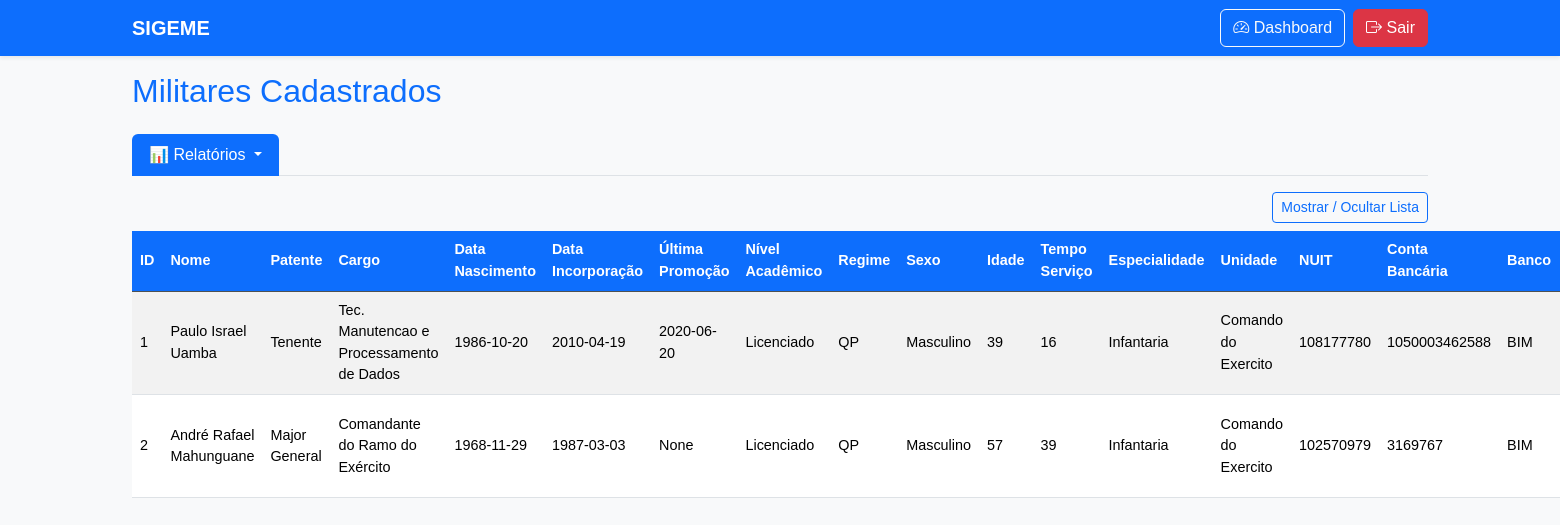
The page /militares on the database its author committed.
### app.py (models this page shows)
class Militar(db.Model):
    __tablename__ = 'militares'
    id = db.Column(db.Integer, primary_key=True)
    foto = db.Column(db.String(200))
    familiares = db.relationship("Familiar", back_populates="militar", cascade="all, delete-orphan")
    formacoes = db.relationship("Formacao", back_populates="militar", cascade="all, delete-orphan")
    lista_funcoes = db.relationship("Funcao", back_populates="militar", cascade="all, delete-orphan")
    promocoes = db.relationship("Promocao", back_populates="militar", cascade="all, delete-orphan")
    linguas = db.relationship("Lingua", back_populates="militar", cascade="all, delete-orphan")
    nome_completo = db.Column(db.String, nullable=False)
    sexo = db.Column(db.String)
    data_nascimento = db.Column(db.Date)
    idade = db.Column(db.Integer)
    altura = db.Column(db.Integer)
    numero_calcado = db.Column(db.Integer)
    nacionalidade = db.Column(db.String)
    email = db.Column(db.String)
    contacto1 = db.Column(db.String)
    contacto2 = db.Column(db.String)
    patente = db.Column(db.String)
    cargo_funcao = db.Column(db.String)
    regime = db.Column(db.String)
    nuit = db.Column(db.String)
    numero_bi = db.Column(db.String)
    data_emissao_bi = db.Column(db.Date)
    numero_bi_militar = db.Column(db.String)
    validade_bi_militar = db.Column(db.Date)
    numero_passaporte = db.Column(db.String)
    data_emissao_passaporte = db.Column(db.Date)
    pais_nascimento = db.Column(db.String)
    provincia_nascimento = db.Column(db.String)
    distrito_nascimento = db.Column(db.String)
    posto_administrativo = db.Column(db.String)
    localidade = db.Column(db.String)
    estado_civil = db.Column(db.String)
    conjuge = db.Column(db.String)
    data_incorporacao = db.Column(db.Date)
    tempo_servico = db.Column(db.Integer)
    situacao = db.Column(db.String)
    ordem_servico = db.Column(db.String)
    data_ultima_promocao = db.Column(db.Date)
    numero_os_ultima_promocao = db.Column(db.String)
    nivel_academico = db.Column(db.String)
    contacto_emergencia = db.Column(db.String)
    parentesco_emergencia = db.Column(db.String)
    nome_emergencia = db.Column(db.String(100))
    morada_emergencia = db.Column(db.String(200))
    observacoes = db.Column(db.Text)
    especialidade = db.Column(db.String)
    unidade = db.Column(db.String)   # ✔ corrigido: é String, não unidade_id
    provincia = db.Column(db.String)
    distrito = db.Column(db.String)
    conta_bancaria = db.Column(db.String)
    banco = db.Column(db.String)
    tipo_conducao = db.Column(db.String)
    tempo_experiencia_conducao = db.Column(db.Integer)
    tipo_carta = db.Column(db.String)
    numero_carta = db.Column(db.String)
    validade_carta = db.Column(db.Date)
    situacao = db.Column(db.String(50))
    data_obito = db.Column(db.Date, nullable=True)
    causa_obito = db.Column(db.String(100), nullable=True)
    obs_obito = db.Column(db.Text, nullable=True)
    created_at = db.Column(db.DateTime, default=db.func.current_timestamp())
    updated_at = db.Column(db.DateTime, default=db.func.current_timestamp(), onupdate=db.func.current_timestamp())
    criado_por = db.Column(db.String(50))
    criado_em = db.Column(db.DateTime, default=datetime.utcnow)
    atualizado_por = db.Column(db.String(50))
    atualizado_em = db.Column(db.DateTime, onupdate=datetime.utcnow)

### app.py (the view)
@app.route('/')
@app.route('/militares')
def listar_militares():
    militares = Militar.query.all()
    return render_template('list.html', militares=militares)

### templates/list.html (shortened to what this page needs)
{% extends "base.html" %}
{% block content %}
<h2 class="mb-4">Militares Cadastrados</h2>
<div class="mb-3">
  <ul class="nav nav-tabs">
    <li class="nav-item dropdown">
      <a class="nav-link dropdown-toggle bg-primary text-white" data-bs-toggle="dropdown" href="#" role="button" aria-expanded="false">
        📊 Relatórios
      </a>
    </li>
  </ul>
</div>
<div class="d-flex justify-content-end mb-2">
  <button class="btn btn-sm btn-outline-primary" type="button" data-bs-toggle="collapse" data-bs-target="#tabelaMilitares">
    Mostrar / Ocultar Lista
  </button>
</div>
<div id="tabelaMilitares" class="collapse show">
  <table class="table table-striped table-hover align-middle">
      <thead class="table-dark">
          <tr>
              <th>ID</th>
              <th>Nome</th>
              <th>Patente</th>
              <th>Cargo</th>
              <th>Data Nascimento</th>
              <th>Data Incorporação</th>
              <th>Última Promoção</th>
              <th>Nível Acadêmico</th>
              <th>Regime</th>
              <th>Sexo</th>
              <th>Idade</th>
              <th>Tempo Serviço</th>
              <th>Especialidade</th>
              <th>Unidade</th>
              <th>NUIT</th>
              <th>Conta Bancária</th>
              <th>Banco</th>
          </tr>
      </thead>
      <tbody>
          {% for m in militares %}
          <tr>
              <td>{{ m.id }}</td>
              <td>{{ m.nome_completo }}</td>
              <td>{{ m.patente }}</td>
              <td>{{ m.cargo_funcao }}</td>
              <td>{{ m.data_nascimento }}</td>
              <td>{{ m.data_incorporacao }}</td>
              <td>{{ m.data_ultima_promocao }}</td>
              <td>{{ m.nivel_academico }}</td>
              <td>{{ m.regime }}</td>
              <td>{{ m.sexo }}</td>
              <td>{{ m.idade }}</td>
              <td>{{ m.tempo_servico }}</td>
              <td>{{ m.especialidade }}</td>
              <td>{{ m.unidade }}</td>
              <td>{{ m.nuit }}</td>
              <td>{{ m.conta_bancaria }}</td>
              <td>{{ m.banco }}</td>
          </tr>
          {% endfor %}
      </tbody>
  </table>
</div>
</div>
{% endblock %}

### static/style.css (style rules this page uses)
body { background-color: #f8f9fa; font-family: Arial, sans-serif; }
h2 { color: #0d6efd; }
.table { font-size: 0.9rem; }
.table th { background-color: #0d6efd; color: #fff; }
.table td, .table th { padding: 0.5rem; vertical-align: middle; }

### templates/list.html (style rules this page uses)
table.table { font-size: 0.9rem; }
table.table th, table.table td { padding: 0.5rem; }

### rows shown on the page
Militar: id "1", nome_completo "Paulo Israel Uamba", patente "Tenente", cargo_funcao "Tec. Manutencao e Processamento de Dados", data_nascimento "1986-10-20", data_incorporacao "2010-04-19", data_ultima_promocao "2020-06-20", nivel_academico "Licenciado", regime "QP", sexo "Masculino", idade "39", tempo_servico "16", especialidade "Infantaria", unidade "Comando do Exercito", nuit "108177780", conta_bancaria "1050003462588", banco "BIM"
Militar: id "2", nome_completo "André Rafael Mahunguane", patente "Major General", cargo_funcao "Comandante do Ramo do Exército", data_nascimento "1968-11-29", data_incorporacao "1987-03-03", data_ultima_promocao "None", nivel_academico "Licenciado", regime "QP", sexo "Masculino", idade "57", tempo_servico "39", especialidade "Infantaria", unidade "Comando do Exercito", nuit "102570979", conta_bancaria "3169767", banco "BIM"
